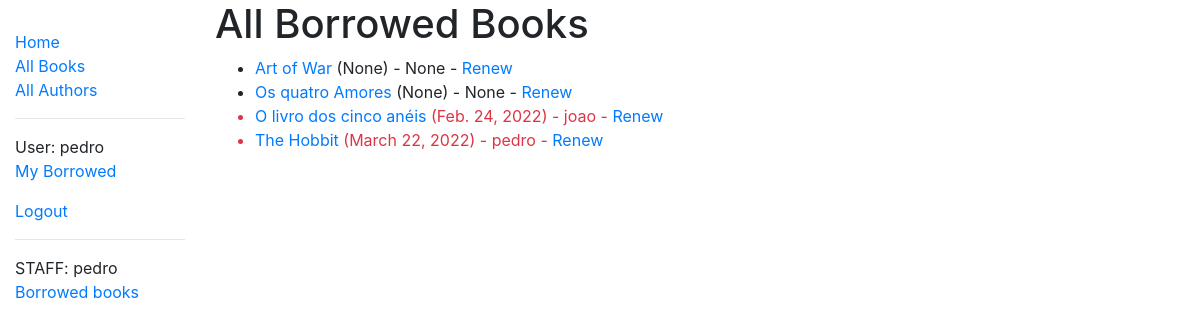
The app's page /catalog/borrowed/ (signed in), older data.
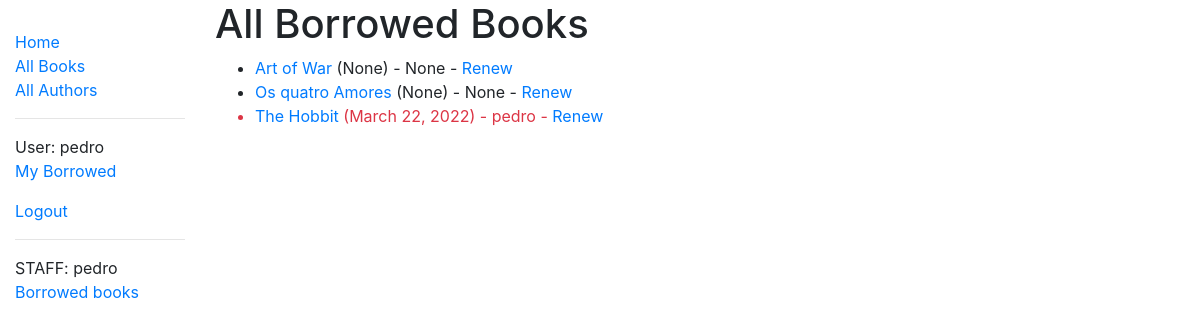
The same page, newer data.
### catalog/models.py (models this page shows, shortened)
class BookInstance(models.Model):
    id = models.UUIDField(primary_key=True, default=uuid.uuid4, help_text='Unique ID for this particular book across whole library') # noqa
    book = models.ForeignKey('Book', on_delete=models.SET_NULL, null=True)
    imprint = models.CharField(max_length=80)
    due_back = models.DateField(null=True, blank=True)
    borrower = models.ForeignKey(User, on_delete=models.SET_NULL, null=True, blank=True) # noqa
    LOAN_STATUS = (
        ('m', 'Maintenance'),
        ('o', 'On loan'),
        ('a', 'Available'),
        ('r', 'Reserved'),
    )
    status = models.CharField(
        max_length=1,
        choices=LOAN_STATUS,
        blank=True,
        default='m',
        help_text='Book availability',
    )
    class Meta:
        ordering = ['due_back']
        permissions = (("can_make_returned", "Set book as returned"),)
    @property
    def is_overdue(self):
        if self.due_back and date.today() > self.due_back:
            return True
        return False

class Book(models.Model):
    title = models.CharField(max_length=200)
    author = models.ForeignKey('Author', on_delete=models.SET_NULL, null=True)
    summary = models.TextField(max_length=1000, help_text='Enter a brief description of the book') # noqa
    isbn = models.CharField('ISBN', max_length=13, help_text='13 Character <a href="https://www.isbn-international.org/content/what-isbn">ISBN number</a>') # noqa
    genre = models.ManyToManyField(Genre, help_text='Select a genre for this book') # noqa

### catalog/views.py (the view)
# urls.py: path(r'borrowed/', views.LoanedAllBooksListView.as_view(), name='all-borrowed'), # noqa:
class LoanedAllBooksListView(PermissionRequiredMixin, generic.ListView):
    model = BookInstance
    permission_required = 'catalog.can_mark_returned'
    template_name = 'catalog/bookinstance_list_borrowed_all.html'
    paginate_by = 5
    def get_queryset(self):
        return BookInstance.objects.filter(status__exact='o').order_by('due_back') # noqa:

### templates/catalog/bookinstance_list_borrowed_all.html
{% extends 'base.html' %}
{% block content %}
    <h1>All Borrowed Books</h1>
    {% if bookinstance_list %}
    <ul>
      {% for bookinst in bookinstance_list %}
      <li class="{% if bookinst.is_overdue %}text-danger{% endif %}">
        <a href="{% url 'book-detail' bookinst.book.pk %}">{{bookinst.book.title}}</a> ({{ bookinst.due_back }}) {% if user.is_staff %}- {{ bookinst.borrower }}{% endif %} {% if perms.catalog.can_mark_returned %}- <a href="{% url 'renew-book-librarian' bookinst.id %}">Renew</a>  {% endif %}
      </li>
      {% endfor %}
    </ul>
    {% else %}
      <p>There are no books borrowed.</p>
    {% endif %}
{% endblock %}

Row changes from the older to the newer data that the page shows:
no longer on this page (row edited): BookInstance: book "O livro dos cinco anéis", due_back "Feb. 24, 2022", borrower "joao"
